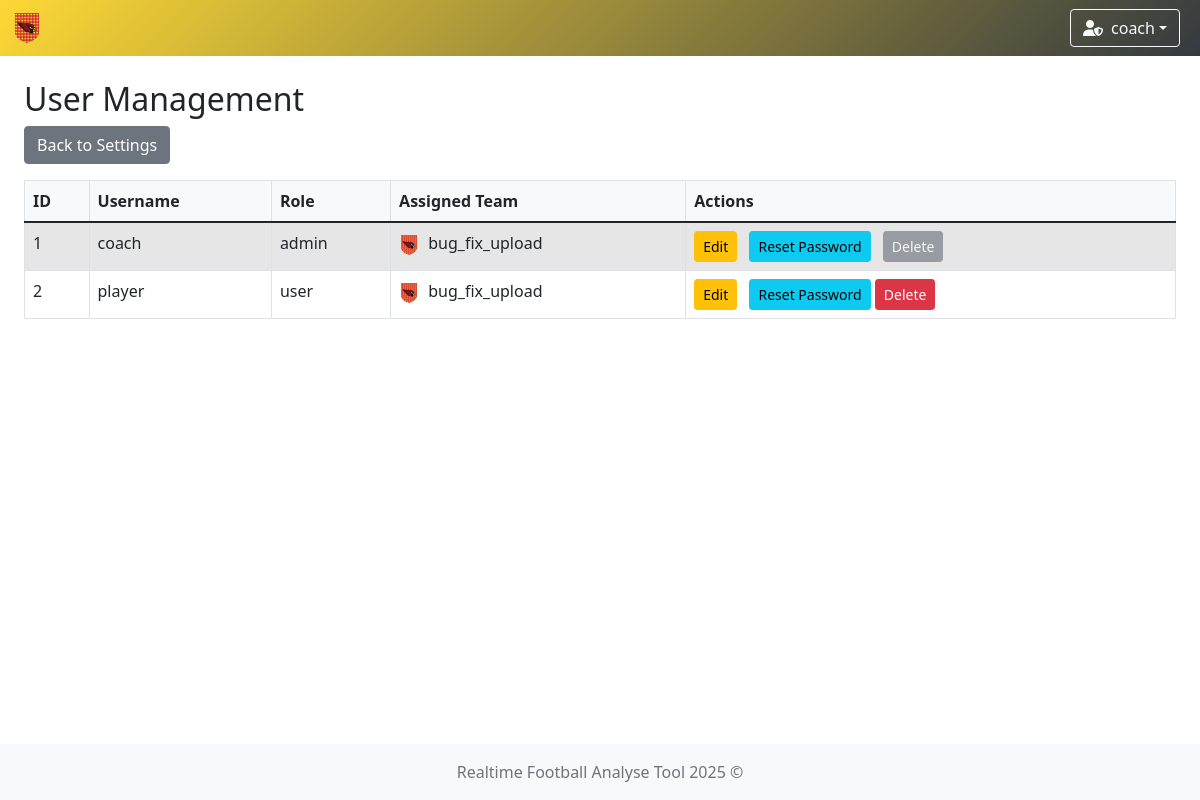
Screenshot of /users (signed in) with the database file from the repository.
### app/models/team.py (models this page shows)
class TeamModel(db.Model):
    __tablename__ = 'teams'
    id = db.Column(db.Integer, primary_key=True)
    name = db.Column(db.String(100), nullable=False, unique=True)  # prevent duplicate team names
    icon = db.Column(db.String(300), nullable=False)  # longer path for future-proofing
    primary_color = db.Column(db.String(20), nullable=False)
    secondary_color = db.Column(db.String(20), nullable=False)

### app/models/user.py (models this page shows)
class UserModel(db.Model, UserMixin):
    __tablename__ = 'user'
    id = db.Column(db.Integer, primary_key=True)
    username = db.Column(db.String(80), unique=True, nullable=False)
    password = db.Column(db.String(120), nullable=False)
    role = db.Column(db.String(10), nullable=False, default='user')
    team_id = db.Column(db.Integer, db.ForeignKey('teams.id'))
    team = db.relationship('TeamModel', backref='users')

### app/controllers/user_management.py (the view)
    @login_required
    def user_list(self):
        users = UserModel.query.all()
        return render_template('user/user_list.html', users=users)

### app/controllers/user.py (called while the page is built)
    @staticmethod
    def load_user(user_id):
        return UserModel.query.get(int(user_id))

### run.py (called while the page is built)
    def _inject_context(self) -> None:
        @self.app.context_processor
        def inject_teams() -> dict:
            try:
                teams = TeamModel.query.all()
                return dict(teams=teams)
            except Exception as e:
                print(f"[!] Error injecting teams: {str(e)} ({type(e).__name__})")
                return dict(teams=[])

### app/templates/user/user_list.html (shortened to what this page needs)
{% extends "system/base.html" %}
{% block content %}
<h2>User Management</h2>
<a href="{{ url_for('settings') }}" class="btn btn-secondary mb-3">Back to Settings</a>
<div class="table-responsive">
    <table class="table table-striped table-bordered">
        <thead>
            <tr>
                <th>ID</th>
                <th>Username</th>
                <th>Role</th>
                <th>Assigned Team</th>
                <th>Actions</th>
            </tr>
        </thead>
        <tbody>
            {% for user in users %}
            <tr>
                <td>{{ user.id }}</td>
                <td>{{ user.username }}</td>
                <td>{{ user.role }}</td>
                <td>
                    {% if user.team %}
                        <img src="{{ user.team.icon }}" alt="{{ user.team.name }} icon" style="height:20px; margin-right:5px;">
                        {{ user.team.name }}
                    {% else %}
                        <span class="text-muted">None</span>
                    {% endif %}
                </td>
                <td>
                    {% if current_user.role == 'admin' %}
                        {% if current_user.id == user.id %}
                            <a href="{{ url_for('edit_user', user_id=user.id) }}" class="btn btn-sm btn-warning">Edit</a>
                            <a href="{{ url_for('reset_password', user_id=user.id) }}" class="btn btn-sm btn-info">Reset Password</a>
                            <button class="btn btn-sm btn-secondary" disabled>Delete</button>
                        {% else %}
                            <a href="{{ url_for('edit_user', user_id=user.id) }}" class="btn btn-sm btn-warning">Edit</a>
                            <a href="{{ url_for('reset_password', user_id=user.id) }}" class="btn btn-sm btn-info">Reset Password</a>
                            <form action="{{ url_for('delete_user', user_id=user.id) }}" method="POST" class="d-inline">
                                <button type="submit" class="btn btn-sm btn-danger" onclick="return confirm('Delete this user?')">Delete</button>
                            </form>
                        {% endif %}
                    {% endif %}
                </td>
            </tr>
            {% endfor %}
        </tbody>
    </table>
</div>
{% endblock %}

### app/templates/system/base.html (shortened to what this page needs)
<!DOCTYPE html>
<html lang="en">
<head>
    <link href="https://cdn.jsdelivr.net/npm/bootstrap@5.1.3/dist/css/bootstrap.min.css" rel="stylesheet"/>
    <link rel="stylesheet" href="https://cdn.jsdelivr.net/npm/bootstrap-icons@1.11.3/font/bootstrap-icons.css"/>
    <link rel="stylesheet" href="https://cdnjs.cloudflare.com/ajax/libs/font-awesome/6.5.0/css/all.min.css"/>
    <link rel="stylesheet" href="https://cdn.datatables.net/1.13.6/css/dataTables.bootstrap5.min.css"/>
    <link rel="stylesheet" href="{{ url_for('static', filename='styles.css') }}"/>
</head>
<body class="{% block body_class %}{% endblock %}">
{% if current_user.is_authenticated %}
    <nav class="navbar navbar-expand-lg navbar-dark"
         style="
         {% if session.team_id %}
             {% for team in teams %}
                 {% if team.id == session.team_id %}
                     background: linear-gradient(135deg, {{ team.secondary_color }}, #343a40);
                 {% endif %}
             {% endfor %}
         {% else %}
             background: linear-gradient(135deg, #4b6cb7, #182848);
         {% endif %}
         ">
        <div class="container-fluid position-relative">
            <a class="navbar-brand d-flex align-items-center" href="{{ url_for('index') }}">
                {% if session.team_id %}
                    {% for team in teams %}
                        {% if team.id == session.team_id %}
                            <img class="team-logo" src="{{ team.icon }}" alt="{{ team.name }} logo"
                                 style="height:30px; margin-right:8px;"/>
                        {% endif %}
                    {% endfor %}
                {% else %}
                    <a href="{{ url_for('game_options') }}" class="btn btn-outline-light me-2" title="Home">
                        <i class="fas fa-home"></i>
                    </a>
                {% endif %}
            </a>
            <div class="ms-auto d-flex align-items-center">
                <div class="dropdown me-2">
                    <button class="btn btn-outline-light dropdown-toggle d-flex align-items-center" type="button"
                            id="userDropdown" data-bs-toggle="dropdown" aria-expanded="false">
                        {% if current_user.role == 'admin' %}
                            <i class="fas fa-user-shield me-2"></i>
                        {% else %}
                            <i class="fas fa-user me-2"></i>
                        {% endif %}
                        {{ current_user.username }}
                    </button>
                </div>
            </div>
        </div>
    </nav>
{% endif %}
<div class="content-wrapper">
    <div class="container-fluid mt-4 px-4">
        <div id="toast-container" class="toast-container position-fixed bottom-0 end-0 p-3" style="z-index: 1100;">
        </div>
        {% block content %}{% endblock %}
    </div>
</div>
<footer class="footer mt-auto py-3 bg-light">
    <div class="container text-center">
        <span class="text-muted">Realtime Football Analyse Tool 2025 ©</span>
    </div>
</footer>
</body>
</html>

### app/static/styles.css (style rules this page uses)
.navbar { transition: background-color 0.5s ease; }
.team-logo { animation: fadeIn 0.5s ease, pulse 1s ease-in-out; }
html, body { height: 100%; margin: 0; padding: 0; }
body { display: flex; flex-direction: column; min-height: 100vh; }
.content-wrapper { flex: 1 0 auto; }
.footer { flex-shrink: 0; background-color: #f8f9fa; padding: 1rem 0; margin-top: auto; }
.table-responsive { margin-top: 0 !important; overflow-x: auto; }
.btn + .btn { margin-left: 0.5rem; }
.table-responsive { overflow-x: auto; }
.table th, .table td { white-space: nowrap; padding: 0.5rem; }
.table thead th { background-color: #f8f9fa; font-weight: bold; }
.table-striped tbody tr:nth-of-type(odd) { background-color: rgba(0, 0, 0, 0.05); }

### rows the page displays
TeamModel: icon (picture)
UserModel: username "coach", id "1", role "admin", team.icon (picture), team.name "bug_fix_upload"
UserModel: id "2", username "player", role "user", team.icon (picture), team.name "bug_fix_upload"
